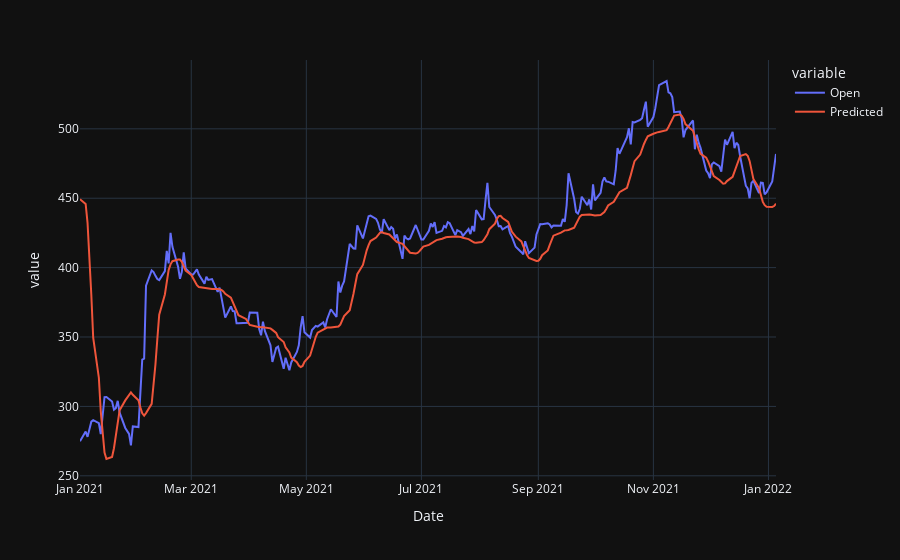

The notebook cell this image was saved under:
### Code cell
fig = px.line(concat_df, x='Date', y=["Open",'Predicted'], template = 'plotly_dark')
# add a vertical rectange for test-set separation
# fig.add_vrect(x0="2020-01-01", x1="2022-01-05", fillcolor="grey", opacity=0.25, line_width=0)
fig.show()

### Figure 1 — Plotly figure (JSON) as saved in the notebook; plotly's stock layout.template omitted (floating-point values rounded to 4 significant figures; data arrays with more than 128 entries replaced by an {"elided": "..."} marker saying what was removed)
{"data": [{"hovertemplate": "variable=Open<br>Date=%{x}<br>value=%{y}<extra></extra>", "legendgroup": "Open", "line": {"color": "#636efa", "dash": "solid"}, "marker": {"symbol": "circle"}, "mode": "lines", "name": "Open", "orientation": "v", "showlegend": true, "type": "scatter", "x": {"elided": "251 str values"}, "xaxis": "x", "y": {"elided": "251 float values"}, "yaxis": "y"}, {"hovertemplate": "variable=Predicted<br>Date=%{x}<br>value=%{y}<extra></extra>", "legendgroup": "Predicted", "line": {"color": "#EF553B", "dash": "solid"}, "marker": {"symbol": "circle"}, "mode": "lines", "name": "Predicted", "orientation": "v", "showlegend": true, "type": "scatter", "x": {"elided": "251 str values"}, "xaxis": "x", "y": {"elided": "251 float values"}, "yaxis": "y"}], "layout": {"legend": {"title": {"text": "variable"}, "tracegroupgap": 0}, "margin": {"t": 60}, "xaxis": {"anchor": "y", "domain": [0, 1], "title": {"text": "Date"}}, "yaxis": {"anchor": "x", "domain": [0, 1], "title": {"text": "value"}}}}
